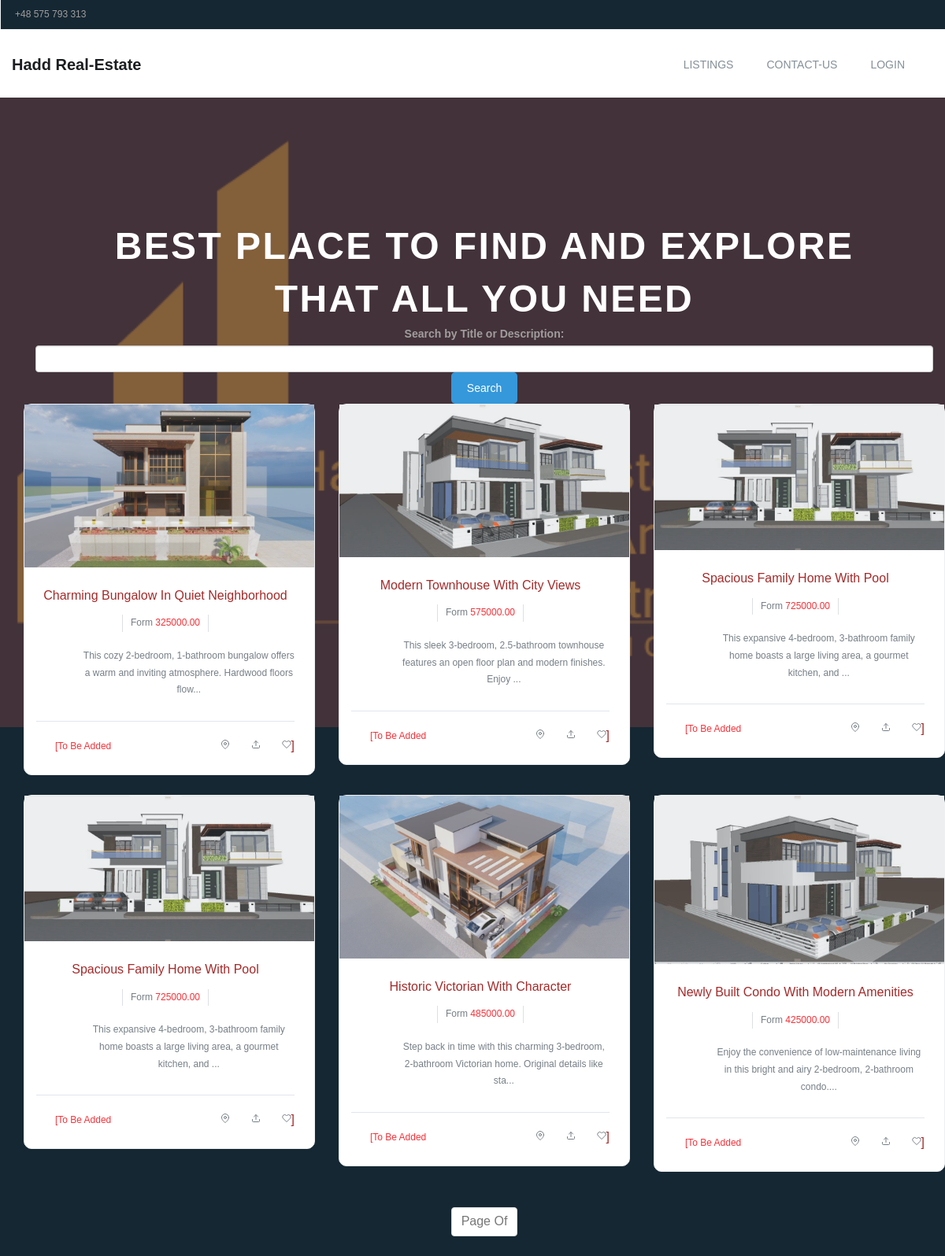
/listings/, run on the app's committed database.
### listings/models.py (models this page shows, shortened)
class Listing(models.Model):
    title = models.CharField(max_length=200)
    description = models.TextField()
    price = models.DecimalField(max_digits=10, decimal_places=2)
    main_img = models.ImageField(upload_to='images/', blank=True, null=True)
    created_at = models.DateTimeField(auto_now_add=True)
    updated_at = models.DateTimeField(auto_now=True)

### listings/views.py (the view)
# urls.py: path('', views.listing_list, name='listing_list'),
def listing_list(request):
    listings_list = Listing.objects.all()  # Replace with your queryset
    p = Paginator(listings_list, 9)  # Set the number of listings per page
    page = request.GET.get('page')
    listings = p.get_page(page)
    first_group = listings[:3]  # First three listings
    second_group = listings[3:]  # Last three listings
    groups = [first_group, second_group]
    context = {'groups': groups}
    return render(request, 'listings/listing_list.html', context)

### real_estate/templates/listings/listing_list.html (shortened to what this page needs)
{% extends 'base.html' %}
{% block content %}
    <section id="home" class="welcome-hero">
        <div class="container">
            <div class="welcome-hero-txt">
                <h2>best place to find and explore <br> that all you need </h2>
            </div>
            <form method="get" action="{% url 'listing_search' %}" class="justify-content-between">
                <div>
                    <label for="q" class="form-label">Search by Title or Description:</label>
                    <input type="text" name="q" id="q" class="form-control" required>
                </div>
                <div>
                    <button type="submit" class="btn btn-primary">Search</button>
                </div>
            </form>
        </div>
        <div class="container mt-4">
            <div class="row">
                {% for group in groups %}
                    <div class="row">
                        {% for listing in group %}
                            <div class="col-md-4 col-sm-6">
                                <div class="single-explore-item">
                                    <div class="single-explore-img">
                                        <img src="{{ listing.main_img.url }}" alt="explore image">
                                    </div>
                                    <div class="single-explore-txt bg-theme-1">
                                        <h2>
                                            <a href="{% url 'listing_detail' listing.pk %}">{{ listing.title }}</a>
                                        </h2>
                                        <p class="explore-rating-price">
                            <span class="explore-price-box">
                                form
                                <span class="explore-price">{{ listing.price }}</span>
                            </span>
                                        </p>
                                        <div class="explore-person">
                                            <div class="row">
                                                <div class="col-sm-2"></div>
                                                <div class="col-sm-10">
                                                    <p>
                                                        {% if listing.description %}
                                                            {{ listing.description|slice:":100" }}...
                                                        {% else %}
                                                            No description available.
                                                        {% endif %}
                                                    </p>
                                                </div>
                                            </div>
                                        </div>
                                        <div class="explore-open-close-part">
                                            <div class="row">
                                                <div class="col-sm-5">
                                                    <button class="close-btn" onclick="window.location.href='#'">[To be
                                                        added
                                                    </button>
                                                </div>
                                                <div class="col-sm-7">
                                                    <div class="explore-map-icon">
                                                        <a href="#"><i data-feather="map-pin"></i></a>
                                                        <a href="#"><i data-feather="upload"></i></a>
                                                        <a href="#"><i data-feather="heart"></i>]</a>
                                                    </div>
                                                </div>
                                            </div>
                                        </div>
                                    </div>
                                </div>
                            </div>
                        {% endfor %}
                    </div>
                {% endfor %}
                <nav aria-label="Page navigation">
                    <ul class="pagination mt-4 justify-content-center">
                        <li class="page-item disabled"><a class="page-link disabled" href="#">Page {{ listings.number }}
                            of {{ listings.paginator.num_pages }}</a></li>
                    </ul>
                </nav>
            </div>
    </section>
{% endblock %}

### listings/static/css/bootsnav.css (style rules this page uses)
body { -webkit-transition: all 0.3s ease-in-out; -moz-transition: all 0.3s ease-in-out; -o-transition: all 0.3s ease-in-out; -ms-transition: all 0.3s ease-in-out; transition: all 0.3s ease-in-out; }

### listings/static/css/style.css (style rules this page uses)
* { padding: 0; margin: 0; }
* { -webkit-box-sizing:border-box; -moz-box-sizing:border-box; -o-box-sizing:border-box; -ms-box-sizing:border-box; box-sizing:border-box; }
body { font-family: 'Poppins', sans-serif; font-size:14px; color:#a09e9c; text-transform:initial; max-width:1920px; margin:0 auto; overflow-x:hidden; }
a,a:hover,a:active,a:focus { display:inline-block; text-decoration:none; color: brown; font-size:16px; padding:0; font-weight: 500; text-transform: capitalize; }
h1,h2,h3,h4,h5,h6 { margin: 0; color:#343a3f; font-size: 18px; font-weight: 500; text-transform: capitalize; }
p { margin: 0; color:#767f86; font-size:14px; line-height: 1.8; text-transform: initial; }
img { border:none;max-width:100%; height:auto; }
ul { padding: 0; margin: 0 auto; list-style: none; }
ul li { list-style: none; }
select,input,textarea,button { box-shadow:none;outline:0!important; }
button { background: transparent;border: 0;font-size: 12px; }
html,body { height: 100%; }
.welcome-hero { position: relative; background:url('media/images/logo.small.png')no-repeat; background-position:center; background-size:cover; text-align: center; height:800px; z-index: 1; }
.welcome-hero:before { position: absolute; content: " "; top: 0; left: 0; width: 100%; height: 100%; background:rgba(65,73,89,.65); z-index: -1; }
.welcome-hero-txt { padding-top: 155px; }
.welcome-hero-txt h2 { font-size: 48px; color: #fff; font-weight: 700; text-transform: uppercase; letter-spacing: 2.4px; line-height: 1.4; }
.single-explore-item { background: #fff; border: 1px solid #edeff1; border-radius: 3px; margin-bottom: 25px; -webkit-transition: .3s linear; -moz-transition:.3s linear; -ms-transition:.3s linear; -o-transition:.3s linear; transition: .3s linear; }
.single-explore-img { position:relative;overflow: hidden; }
.single-explore-img:before { position: absolute; content: ""; top: 0; left: 0; width: 100%; height: 100%; background: rgba(162,172,177,.2); }
.single-explore-txt { padding: 26px 25px 24px 15px; }
.explore-rating-price,.explore-rating-price a { font-size: 12px; color: #777f85; text-transform: capitalize; font-weight: 400; margin: 15px 0 20px; }
.explore-price { color: #f63138; }
.explore-price-box { display: inline-block; padding: 0 10px; margin: 0 8px; border-left: 1px solid #dde0e4; border-right: 1px solid #dde0e4; }
.explore-person { padding-bottom: 28px; border-bottom: 1px solid #e1e5eb; }
.explore-person p { font-size: 12px; }
.explore-open-close-part { margin-top: 20px; }
.close-btn { color: #f63138; text-transform: capitalize; }
.explore-map-icon { text-align: right; }
.explore-map-icon a svg { width: 12px; height: 14px; margin-left: 23px; color: #767f86; }
*, body { font-family: 'Poppins', sans-serif; font-weight: 400; -webkit-font-smoothing: antialiased; text-rendering: optimizeLegibility; -moz-osx-font-smoothing: grayscale; }
html, body { height: 100%; background-color: #152733; }
.btn-primary { background-color: #6C757D; outline: none; border: 0px; box-shadow: none; }
.justify-content-center { justify-content: center!important; }
a { text-decoration: none; }
.welcome-hero { background: url('media/images/logo.small.png') no-repeat center center; background-size: cover; text-align: center; height: 800px; position: relative; }
.welcome-hero:before { content: ""; position: absolute; top: 0; left: 0; width: 100%; height: 100%; background: rgba(65, 73, 89, 0.65); z-index: -1; }
.btn-primary { background-color: #3498db; color: white; padding: 10px 20px; border: none; border-radius: 5px; cursor: pointer; transition: background-color 0.2s ease-in-out; }
.card, .custom-card, .single-testimonial-box, .single-blog-item, .single-explore-item { border-radius: 10px; }

### data on the page
Listing: main_img (picture), title "Charming Bungalow In Quiet Neighborhood", price "325000.00", description "This cozy 2-bedroom, 1-bathroom bungalow offers a warm and inviting atmosphere. Hardwood floors flow"
Listing: main_img (picture), title "Modern Townhouse With City Views", price "575000.00", description "This sleek 3-bedroom, 2.5-bathroom townhouse features an open floor plan and modern finishes. Enjoy"
Listing: main_img (picture), title "Spacious Family Home With Pool", price "725000.00", description "This expansive 4-bedroom, 3-bathroom family home boasts a large living area, a gourmet kitchen, and"
Listing: main_img (picture), title "Spacious Family Home With Pool", price "725000.00", description "This expansive 4-bedroom, 3-bathroom family home boasts a large living area, a gourmet kitchen, and"
Listing: main_img (picture), title "Historic Victorian With Character", price "485000.00", description "Step back in time with this charming 3-bedroom, 2-bathroom Victorian home. Original details like sta"
Listing: main_img (picture), title "Newly Built Condo With Modern Amenities", price "425000.00", description "Enjoy the convenience of low-maintenance living in this bright and airy 2-bedroom, 2-bathroom condo."
